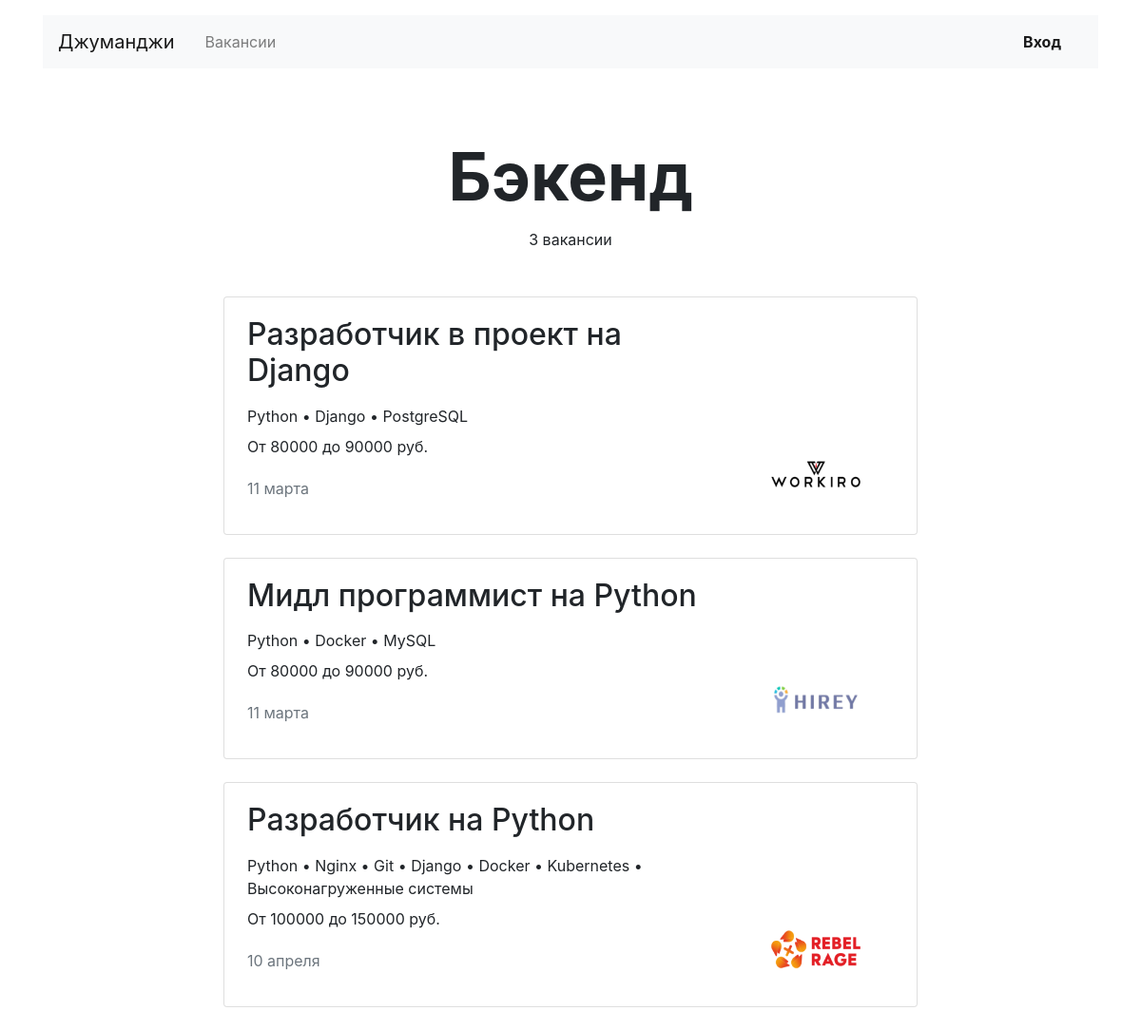
Page /vacancies/cat/backend on the committed database.
### main/models.py (models this page shows, shortened)
class Vacancy(models.Model):
    title = models.CharField(max_length=120)
    specialty = models.ForeignKey(Specialty, on_delete=models.CASCADE, related_name='vacancies')
    company = models.ForeignKey(Company, on_delete=models.CASCADE, related_name='companies')
    skills = models.TextField()
    description = HTMLField()
    salary_min = models.PositiveIntegerField()
    salary_max = models.PositiveIntegerField()
    published_at = models.DateField(default=date.today)

class Specialty(models.Model):
    code = models.CharField(max_length=15)
    title = models.CharField(max_length=120)
    picture = models.ImageField(default="https://place-hold.it/100x60", upload_to=MEDIA_SPECIALITY_IMAGE_DIR)

class Company(models.Model):
    name = models.CharField(max_length=120)
    location = models.CharField(max_length=120)
    logo = models.ImageField(default="https://place-hold.it/100x60", upload_to=MEDIA_COMPANY_IMAGE_DIR)
    description = HTMLField()
    employee_count = models.PositiveIntegerField()
    owner = models.OneToOneField(User, on_delete=models.CASCADE, blank=True, related_name='my_company', null=True)

### main/views/main.py (the view)
# urls.py: path('vacancies/cat/<str:cat_name>', mv.SpecialityView.as_view(), name='vacancies_cat'),
class SpecialityView(TemplateView):
    template_name = 'main/vacancies_speciality.html'
    def get_context_data(self, cat_name):
        context = super().get_context_data()
        context['title'] = get_object_or_404(Specialty, code=cat_name)
        context['vacancies'] = Vacancy.objects.filter(specialty__code=cat_name)
        return context

### main/templatetags/my_tags.py (called while the page is built)
@register.filter()
def custom_sep(string, separator='+'):
    for_separator_list = [word.lstrip() for word in string.split(',')]
    return separator.join(for_separator_list)

@register.filter()
def ru_pluralize(number: Union[int, str], args: str = 'тур,тура,туров'):
    nom_sing, gen_sing, gen_plur = args.split(',')
    number = abs(int(number))
    if 10 <= number % 100 <= 20:
        return f'{number} {gen_plur}'
    if number % 10 == 1:
        return f'{number} {nom_sing}'
    if 2 <= number % 10 <= 4:
        return f'{number} {gen_sing}'
    return f'{number} {gen_plur}'

### main/templates/main/vacancies_speciality.html (shortened to what this page needs)
{% extends 'main/base/base.html' %}
{% load my_tags %}
{% block content %}
 <main class="container mt-3">
    <section>
      <h1 class="h1 text-center mx-auto mt-4 pt-5" style="font-size: 70px;"><strong>{{vacancies.0.specialty.title}}</strong></h1>
      <p class="text-center pt-1">{{vacancies.count|ru_pluralize:'вакансия,вакансии,вакансий'}}</p>
      <div class="row mt-5">
        <div class="col-12 col-lg-8 offset-lg-2 m-auto">
          {% for vacancy in vacancies %}
          <div class="card mb-4">
            <div class="card-body px-4">
              <div class="row">
                <div class="col-12 col-md-8 col-lg-9">
                  <h2 class="h2 pb-2">{{vacancy.title}}</h2>
                  <p class="mb-2">{{vacancy.skills|custom_sep:' • ' }}</p>
                  {% if vacancy.salary_min == vacancy.salary_max %}
                  <p> {{ vacancy.salary_max }} руб.</p>
                  {% else %}
                  <p>От {{ vacancy.salary_min }} до {{ vacancy.salary_max }} руб.</p>
                  {% endif %}
                  <p class="text-muted pt-1">{{vacancy.published_at|date:'d E'}}</p>
                </div>
                <div class="col-12 col-md-4 col-lg-3 d-flex align-items-end">
                  <a href="{% url 'vacancy' vacancy.id %}"><img src="{{ vacancy.company.logo.url }}" width="130" height="80" alt=""></a>
                </div>
              </div>
            </div>
          </div>
          {% endfor %}
        </div>
      </div>
    </section>
  </main>
{% endblock %}

### rows in the picture
Vacancy: specialty.title "Бэкенд", title "Разработчик в проект на Django", skills|custom_sep "Python • Django • PostgreSQL", salary_min "80000", salary_max "90000", published_at "11 марта", company.logo (picture)
Vacancy: title "Мидл программист на Python", skills|custom_sep "Python • Docker • MySQL", salary_min "80000", salary_max "90000", published_at "11 марта", company.logo (picture)
Vacancy: title "Разработчик на Python", skills|custom_sep "Python • Nginx • Git • Django • Docker • Kubernetes • Высоконагруженные системы", salary_min "100000", salary_max "150000", published_at "10 апреля", company.logo (picture)

### other values in the picture
{{ vacancies.count|ru_pluralize:'вакансия,вакансии,вакансий' }} "3 вакансии"
